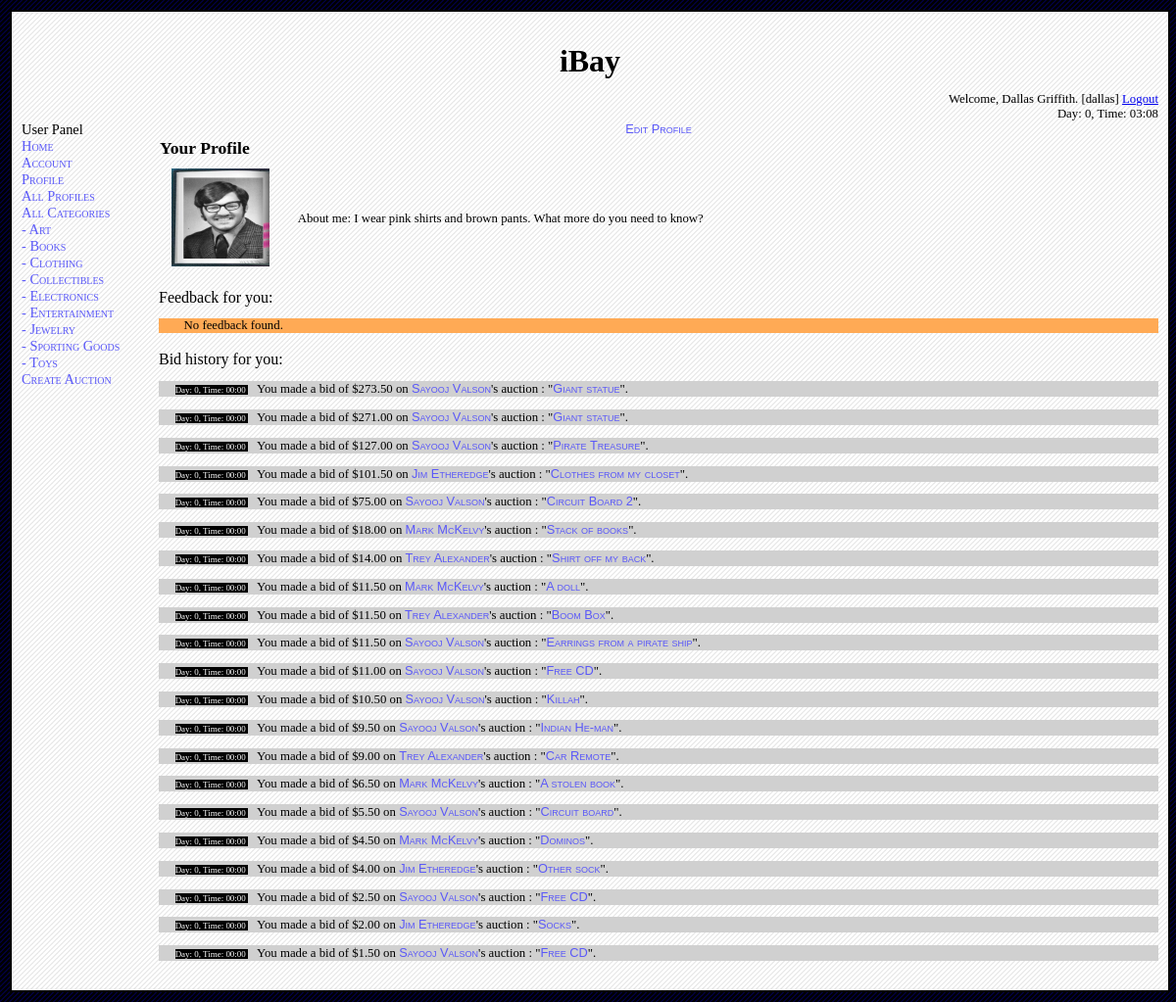
Page /source/profile.php (signed in) on the committed database.
### tables this page shows
CREATE TABLE `user` (
  `username` varchar(50) NOT NULL default '',
  `password` varchar(50) default NULL,
  `is_admin` tinyint(1) default NULL,
  `realname` varchar(100) default NULL,
  `birth_date` varchar(10) default NULL,
  `shipping_street` varchar(100) default NULL,
  `shipping_city` varchar(50) default NULL,
  `shipping_state` varchar(25) default NULL,
  `shipping_zip` varchar(10) default NULL,
  `phone` varchar(12) default NULL,
  `email` varchar(50) default NULL,
  `card_type` varchar(20) default NULL,
  `card_number` varchar(16) default NULL,
  `card_expire` varchar(5) default NULL,
  `picture` varchar(100) default NULL,
  `description` varchar(250) default NULL,
  PRIMARY KEY  (`username`)
);

CREATE TABLE `bids_on` (
  `username` varchar(50) NOT NULL default '',
  `item_title` varchar(50) NOT NULL default '',
  `item_seller` varchar(50) NOT NULL default '',
  `item_category` varchar(30) NOT NULL default '',
  `item_end_day` int(5) NOT NULL default '0',
  `item_end_hour` int(2) NOT NULL default '0',
  `item_end_minute` int(2) NOT NULL default '0',
  `bid_day` int(5) NOT NULL default '0',
  `bid_hour` int(2) NOT NULL default '0',
  `bid_minute` int(2) NOT NULL default '0',
  `bid_amount` float(7,2) default NULL,
  `display_notification` char(1) default NULL,
  PRIMARY KEY  (`username`,`item_title`,`item_seller`,`item_category`,`item_end_day`,`item_end_hour`,`item_end_minute`,`bid_day`,`bid_hour`,`bid_minute`),
  KEY `item_title` (`item_title`),
  KEY `item_seller` (`item_seller`),
  KEY `item_category` (`item_category`),
  KEY `item_end_day` (`item_end_day`),
  KEY `item_end_hour` (`item_end_hour`),
  KEY `item_end_minute` (`item_end_minute`)
);

### source/dbinfo.php (called while the page is built, shortened)
<?php
class dbinfo_t
{
	var $debug;
	function init ()
	{
		$this->debug = true;
	}
	function query ($q)
	{
		if ($this->debug)
			$result = mysql_query ($q) or die ('BAD QUERY: '.mysql_error ());
		else
			$result = mysql_query ($q);
		return $result;
	}
	function logged_in ()
	{
		return isset ($_SESSION) && isset ($_SESSION['Username']);
	}
	function is_admin ()
	{
		return $this->logged_in () && $_SESSION['Admin'] == 1;
	}
	function username ()
	{
		return $_SESSION['Username'];
	}
	function day ()
	{
		return $_SESSION['Day'];
	}
	function hour ()
	{
		return $_SESSION['Hour'];
	}
	function minute ()
	{
		return $_SESSION['Minute'];
	}
	function get_realname ($username)
	{
		$result = $this->query ("select realname from user where username = '$username'");
		if (mysql_num_rows ($result) == 0)
			return "ERROR";
		else
		{
			$row = mysql_fetch_assoc ($result);
			return $row['realname'];
		}
	}
	function get_userdesc ($username)
	{
		$result = $this->query ("select description from user where username =  '$username'");
		$row = mysql_fetch_assoc ($result);
		return $row['description'];
	}
	function get_picture ($username)
	{
		$result = $this->query ("select picture from user where username = '$username'");
		$row = mysql_fetch_assoc ($result);
		return $row['picture'];
	}
}
?>

### source/profile.php (the view, shortened to what this page needs)
<?php
include_once ("common.php");
$dbinfo = new dbinfo_t();
echo_header($dbinfo);
$current_script = current_script ();
$mode = get("mode");
$user_name = $dbinfo->username();
$home_user = $user_name;
if ($mode == "")
{
	$user_name = $dbinfo->username ();
}
else if ($mode == "view" || $mode == "edit")
{
	$user_name = get("username");
}
if ($mode == "" || $mode == "view" )
{
	if($user_name != $home_user)
		echo href ("$current_script?", "View My Profile");
	else
		echo href ("$current_script?mode=edit&username=$user_name", "Edit Profile");
	$table = new table_common_t();
	$table->init ("profile");
	echo $table->table_begin();
	echo $table->table_head_begin ();
	if($user_name == $home_user)
	{
		echo $table->tr ($table->td ("Your Profile"));
	}
	else
	{
		echo $table->tr ($table->td ($dbinfo->get_realname ($user_name)."'s Profile"));
	}
	echo $table->table_head_end ();
	echo $table->table_body_begin ();
	echo $table->tr ($table->td (local_img ($dbinfo->get_picture($user_name))).
			 $table->td ("About me: " . $dbinfo->get_userdesc($user_name)));
	echo $table->table_body_end ();
	echo $table->table_end();
	if($user_name != $home_user)
		cout ("Feedback for ".$dbinfo->get_realname ($user_name).":");
	else
		cout ("Feedback for you:");
	$result_seller = $dbinfo->query ("select buyer,seller,buyerfeedbackforseller_rating,buyerfeedbackforseller_description from item_listing where seller ='$user_name' and buyerfeedbackforseller_rating!=-1 and buyerfeedbackforseller_description!='' and buyerfeedbackforseller_rating!=-1 order by end_day desc,end_hour desc,end_minute desc");
	$result_buyer = $dbinfo->query("select buyer, seller, sellerfeedbackforbuyer_description from item_listing where buyer = '$user_name' and sellerfeedbackforbuyer_description!=''");
	if(mysql_num_rows($result_seller) == 0 && mysql_num_rows($result_buyer) == 0)
	{
		echo div ("No feedback found.", "feedback");
	}
	if($user_name != $home_user)
		cout ("Bid history for ".$dbinfo->get_realname ($user_name).":");
	else
		cout ("Bid history for you:");
	$result_bid =  $dbinfo->query ("select username, item_seller, item_title, item_category, item_end_day, item_end_hour, item_end_minute, bid_amount
from bids_on
where 	username = '$user_name'
order by bid_amount desc");
	if(mysql_num_rows($result_bid) == 0)
	{
		echo div ("No bid history found.", "bidhistory");
	}
	else
	{
		while (list ($username, $item_seller, $item_title, $item_category,
			     $item_end_day, $item_end_hour, $item_end_minute,
			     $bid_amount)
		       = mysql_fetch_row($result_bid))
		{
			$seller_realname = href ("profile.php?mode=view&username=$item_seller",
						 $dbinfo->get_realname ($item_seller));
			if ($username == $home_user)
				$bidder_realname = "You";
			else
			{
				$bidder_realname = href ("profile.php?mode=view&username=$username",
							 $dbinfo->get_realname ($username));
			}
			echo div (span (format_time ($bid_day, $bid_hour, $bid_minute), "time").
				  "$bidder_realname  made a bid of \$$bid_amount on $seller_realname's auction : \"".href ("itemlisting.php?mode=view&title=$item_title&seller=$item_seller&category=$item_category&end_day=$item_end_day&end_hour=$item_end_hour&end_minute=$item_end_minute", $item_title)."\".", "bidhistory");
		}
	}
}
echo_footer($dbinfo);
?>

### source/common.php (shortened to what this page needs)
<?php
include_once ("dbinfo.php");
include_once ("table_common.php");
include_once ("list_common.php");
function echo_header ($dbinfo)
{
	$dbinfo->init ();
	$dbinfo->update_all ();
	echo <<<HEREDOC
<!DOCTYPE HTML PUBLIC "-//W3C//DTD HTML 4.01//EN" "http://www.w3.org/TR/html4/strict.dtd">
<html>
<head>
<meta http-equiv="Content-Type" content="text/html; charset=iso-8859-1" />
<title>CMPS 460 DB Project</title>
<link href="style.css" rel="stylesheet" type="text/css" />
</head>
<body>
HEREDOC;
	echo_div ("container");
	echo "iBay";
	end_div ();
	$day = $dbinfo->day () + 0;
	$hour = $dbinfo->hour ();
	$minute = $dbinfo->minute ();
	if ($dbinfo->logged_in ())
	{
		$realname = $dbinfo->realname ();
		$username = $dbinfo->username ();
		$logoutlink = href ("logout.php", "Logout");
		cout ("Welcome, $realname. [$username] $logoutlink");
	}
	else
	{
		$loginlink = href ("login.php", "Login");
		$reglink= href ("registration.php", "Register");
		cout ("Welcome! $loginlink or $reglink");
	}
	echo ("Day: $day, Time: $hour:$minute");
	if ($dbinfo->logged_in ())
	{
		if ($dbinfo->is_admin ())
			$nav = "Admin Panel<br/>";
		else
			$nav = "User Panel<br/>";
		$nav = $nav.li_wrap (href ("index.php", "Home"));
		$nav = $nav.li_wrap (href ("registration.php?mode=view", "Account"));
		$nav = $nav.li_wrap (href ("profile.php", "Profile"));
		$nav = $nav.li_wrap (href ("profile.php?mode=browse", "All Profiles"));
		$nav = $nav.li_wrap (href ("category.php", "All Categories"));
		$nav = $nav.li_wrap (href ("category.php?view=Art", " - Art"));
		$nav = $nav.li_wrap (href ("category.php?view=Books", " - Books"));
		$nav = $nav.li_wrap (href ("category.php?view=Clothing", " - Clothing"));
		$nav = $nav.li_wrap (href ("category.php?view=Collectibles", " - Collectibles"));
		$nav = $nav.li_wrap (href ("category.php?view=Electronics", " - Electronics"));
		$nav = $nav.li_wrap (href ("category.php?view=Entertainment", " - Entertainment"));
		$nav = $nav.li_wrap (href ("category.php?view=Jewelry", " - Jewelry"));
		$nav = $nav.li_wrap (href ("category.php?view=Sporting Goods", " - Sporting Goods"));
		$nav = $nav.li_wrap (href ("category.php?view=Toys", " - Toys"));
		$nav = $nav.li_wrap (href ("itemlisting.php?mode=new", "Create Auction"));
		echo ul_wrap ($nav);
	}
}
function echo_footer ($dbinfo)
{
	echo <<<HEREDOC
</body>
</html>
HEREDOC;
}
function current_script ()
{
	return basename ($_SERVER["SCRIPT_NAME"]);
}
function echo_div ($name)
{
	if (empty ($name))
		echo "<div>\n";
	else
		echo "<div id=\"$name\">\n";
}
function end_div ()
{
	echo "</div>\n";
}
function div ($text, $style_name = "")
{
	if (!empty ($style_name))
		$style_name = "id=\"$style_name\"";
	return "<div $style_name>\n$text\n</div>\n";
}
function span ($text, $style_name)
{
	if (!empty ($style_name))
		$style_name = "id=\"$style_name\"";
	return "<span $style_name>\n$text\n</span>\n";
}
function href ($url, $text)
{
	return "<a href=\"$url\">$text</a>";
}
function local_img ($path)
{
	return "<img src=\"images/$path\">";
}
function get ($key)
{
	if (isset ($_GET[$key]))
		$val = $_GET[$key];
	else
		$val = "";
	return $val;
}
function cout ($str)
{
	echo "$str"."<br/>\n";
}
function format_time ($day, $hour, $minute, $prefix_zeros_to_day = false)
{
	$day += 0;
	$hour += 0;
	$minute += 0;
	if ($minute < 10)
	{
		$minute = "0".$minute;
	}
	if ($hour < 10)
	{
		$hour = "0".$hour;
	}
	return "Day: $day, Time: $hour:$minute";
}
?>

### source/style.css (style rules this page uses)
body { background: url(images/stripe_blue.png) top repeat; background-color: #000000; text-align: center; margin: 5px; padding: 5px; }
#container { margin: 0 auto; width: 100%; margin-top: 0px; padding: 0px; text-align: left; background: url(images/stripe_white.png) top repeat; background-color: #ffffff; border: 2px solid #000000; }
#header { position: relative; margin: 0px; padding-top: 1em; text-align: center; font-size: 2em; font-weight: bold; #border: 1px dotted navy; }
#navbar { float: left; position: relative; margin: 0px; padding-top: 0em; padding-left: 10px; text-align: left; width: 140px; font-size: 0.9em; #border: 1px dotted navy; }
#navbar li a { position: relative; color: #5A58F8; font-family: Verdana; font-variant: small-caps; text-decoration: none; }
#content { position: relative; color: #000000; font-family: serif; font-variant: normal; font-weight: normal; text-decoration: none; margin-left: 150px; margin-right: 10px; #border: 1px dotted navy; min-height: 500px; padding-bottom: 30px; padding-top: 0px; margin-top: 0em; }
#content a { font-family: sans-serif; font-size: 1em; font-variant: small-caps; color: #5A58F8; text-decoration: none; }
#status { position: relative; margin: 0px; padding-top: 1em; padding-right: 10px; text-align: right; font-size: 0.8em; #border: 1px dotted navy; }
#scriptstatus { position: relative; margin: 0px; text-align: center; font-size: 0.8em; }
#time { position: relative; color: white; font-size: 0.7em; left: -1em; background-color: black; }
#feedback { position: relative; margin-top: 1em; padding-left: 2em; text-align: left; font-size: 0.8em; background-color: #ffaa55; #border: 1px dotted navy; }
#bidhistory { position: relative; margin-top: 1em; padding-left: 2em; text-align: left; font-size: 0.8em; background-color: #d0d0d0; #border: 1px dotted navy; }
tbody.profile img { max-width: 100px; border: 0px; }

### rows in the picture
user: picture (picture)
bids_on: user.realname "Sayooj Valson Giant statue"
bids_on: user.realname "Sayooj Valson Giant statue"
bids_on: user.realname "Sayooj Valson Pirate Treasure"
bids_on: user.realname "Jim Etheredge Clothes from my closet"
bids_on: user.realname "Sayooj Valson Circuit Board 2"
bids_on: user.realname "Mark McKelvy Stack of books"
bids_on: user.realname "Trey Alexander Shirt off my back"
bids_on: user.realname "Mark McKelvy A doll"
bids_on: user.realname "Trey Alexander Boom Box"
bids_on: user.realname "Sayooj Valson Earrings from a pirate ship"
bids_on: user.realname "Sayooj Valson Free CD"
bids_on: user.realname "Sayooj Valson Killah"
bids_on: user.realname "Sayooj Valson Indian He-man"
bids_on: user.realname "Trey Alexander Car Remote"
bids_on: user.realname "Mark McKelvy A stolen book"
bids_on: user.realname "Sayooj Valson Circuit board"
bids_on: user.realname "Mark McKelvy Dominos"
bids_on: user.realname "Jim Etheredge Other sock"
bids_on: user.realname "Sayooj Valson Free CD"
bids_on: user.realname "Jim Etheredge Socks"
bids_on: user.realname "Sayooj Valson Free CD"

### other values in the picture
$str "Welcome, Dallas Griffith. [dallas] Feedback for you: Bid history for you:"
$text "Logout Home Account Profile All Profiles All Categories - Art - Books - Clothing - Collectibles - Electronics - Entertainment - Jewelry - Sporting Goods - Toys Create Auction Edit Profile"
$day "0"
$hour "03"
$minute "08"
$s "Your Profile About me: I wear pink shirts and brown pants. What more do you need to know?"
$text "No feedback found."
